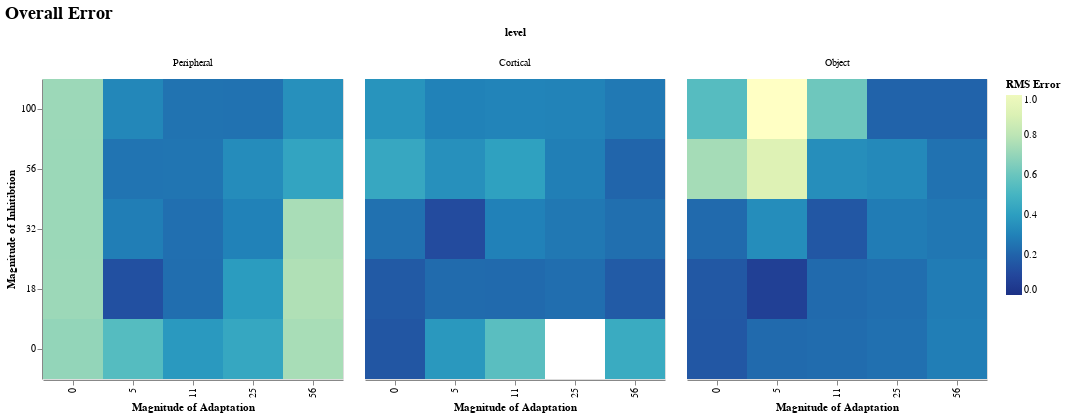

Notebook code cell kept with this figure:
### Code cell
df_combined |>
  @vlplot(:rect, width=300, height=300,
          title={text="Overall Error",fontSize=18},
          column={field=:level, typ="nominal", sort=["Peripheral", "Cortical", "Object"]},
          x={field=:c_a, typ="ordinal", sort = "ascending",
             axis={title="Magnitude of Adaptation"}},
          y={field=:c_m, typ="ordinal", sort = "descending",
             axis={title="Magnitude of Inhitibtion"}},
          color={field="rms", aggregate="mean", typ="quantitative", sort="descending",
                 legend={title="RMS Error"}, scale={domain = [0,1]}},
          config={range={heatmap={scheme="yellowgreenblue"}},
                  invalidValues="filter"})

### Figure 1 — Vega-Lite specification as saved in the notebook (floating-point values rounded to 4 significant figures)
{"config": {"invalidValues": "filter", "range": {"heatmap": {"scheme": "yellowgreenblue"}}}, "data": {"values": [{"c_a": 0, "c_m": 0, "kurt": 0.2444, "level": "Object", "rms": 0.1568, "skew": 0.141, "stream_rms": 0.1161}, {"c_a": 0, "c_m": 18, "kurt": -0.286, "level": "Object", "rms": 0.1605, "skew": 0.06932, "stream_rms": 0.118}, {"c_a": 0, "c_m": 32, "kurt": 0.5491, "level": "Object", "rms": 0.2235, "skew": -0.04403, "stream_rms": 0.136}, {"c_a": 0, "c_m": 56, "kurt": 2.523, "level": "Object", "rms": 0.7414, "skew": 0.08311, "stream_rms": 0.1178}, {"c_a": 0, "c_m": 100, "kurt": 1.81, "level": "Object", "rms": 0.5474, "skew": 0.05878, "stream_rms": 0.1407}, {"c_a": 5, "c_m": 0, "kurt": -0.7519, "level": "Object", "rms": 0.2219, "skew": 0.02687, "stream_rms": 0.0394}, {"c_a": 5, "c_m": 18, "kurt": 0.06593, "level": "Object", "rms": 0.06825, "skew": -0.1427, "stream_rms": 0.04416}, {"c_a": 5, "c_m": 32, "kurt": 1.053, "level": "Object", "rms": 0.3406, "skew": -0.4878, "stream_rms": 0.05366}, {"c_a": 5, "c_m": 56, "kurt": 2.954, "level": "Object", "rms": 0.9133, "skew": -1.107, "stream_rms": 0.06013}, {"c_a": 5, "c_m": 100, "kurt": 3.467, "level": "Object", "rms": 1.082, "skew": -1.412, "stream_rms": 0.04462}, {"c_a": 11, "c_m": 0, "kurt": -0.7572, "level": "Object", "rms": 0.2284, "skew": 0.0572, "stream_rms": 0.05548}, {"c_a": 11, "c_m": 18, "kurt": 0.4525, "level": "Object", "rms": 0.2215, "skew": -0.296, "stream_rms": 0.1361}, {"c_a": 11, "c_m": 32, "kurt": -0.426, "level": "Object", "rms": 0.1588, "skew": -0.1604, "stream_rms": 0.07716}, {"c_a": 11, "c_m": 56, "kurt": -1.138, "level": "Object", "rms": 0.3418, "skew": -0.1314, "stream_rms": 0.07512}, {"c_a": 11, "c_m": 100, "kurt": 1.93, "level": "Object", "rms": 0.6106, "skew": -0.8352, "stream_rms": 0.05704}, {"c_a": 25, "c_m": 0, "kurt": -0.8098, "level": "Object", "rms": 0.2408, "skew": 0.08805, "stream_rms": 0.04486}, {"c_a": 25, "c_m": 18, "kurt": -0.3062, "level": "Object", "rms": 0.2368, "skew": 0.3871, "stream_rms": 0.1638}, {"c_a": 25, "c_m": 32, "kurt": -0.5965, "level": "Object", "rms": 0.28, "skew": 0.2422, "stream_rms": 0.1814}, {"c_a": 25, "c_m": 56, "kurt": -1.007, "level": "Object", "rms": 0.3238, "skew": -0.1214, "stream_rms": 0.1197}, {"c_a": 25, "c_m": 100, "kurt": 0.2316, "level": "Object", "rms": 0.2009, "skew": -0.4762, "stream_rms": 0.1129}, {"c_a": 56, "c_m": 0, "kurt": -0.9519, "level": "Object", "rms": 0.2884, "skew": -0.05527, "stream_rms": 0.07461}, {"c_a": 56, "c_m": 18, "kurt": -0.6808, "level": "Object", "rms": 0.2799, "skew": 0.3016, "stream_rms": 0.1552}, {"c_a": 56, "c_m": 32, "kurt": -0.3128, "level": "Object", "rms": 0.2655, "skew": 0.4919, "stream_rms": 0.1778}, {"c_a": 56, "c_m": 56, "kurt": -0.3959, "level": "Object", "rms": 0.2498, "skew": 0.2228, "stream_rms": 0.1841}, {"c_a": 56, "c_m": 100, "kurt": 0.2617, "level": "Object", "rms": 0.1984, "skew": -0.1899, "stream_rms": 0.1516}, {"c_a": 0, "c_m": 0, "kurt": 0.3659, "level": "Cortical", "rms": 0.1526, "skew": 0.2512, "stream_rms": 0.07185}, {"c_a": 0, "c_m": 18, "kurt": -0.4039, "level": "Cortical", "rms": 0.1677, "skew": 0.1876, "stream_rms": 0.09327}, {"c_a": 0, "c_m": 32, "kurt": -0.7033, "level": "Cortical", "rms": 0.2443, "skew": 0.3349, "stream_rms": 0.08258}, {"c_a": 0, "c_m": 56, "kurt": 1.19, "level": "Cortical", "rms": 0.4431, "skew": 0.9211, "stream_rms": 0.07526}, {"c_a": 0, "c_m": 100, "kurt": 0.4117, "level": "Cortical", "rms": 0.3628, "skew": 0.87, "stream_rms": 0.2021}, {"c_a": 5, "c_m": 0, "kurt": -0.0675, "level": "Cortical", "rms": 0.3797, "skew": 0.7821, "stream_rms": 0.2639}, {"c_a": 5, "c_m": 18, "kurt": -0.6509, "level": "Cortical", "rms": 0.225, "skew": 0.2626, "stream_rms": 0.08465}, {"c_a": 5, "c_m": 32, "kurt": -0.1386, "level": "Cortical", "rms": 0.1161, "skew": 0.12, "stream_rms": 0.08945}, {"c_a": 5, "c_m": 56, "kurt": -0.9872, "level": "Cortical", "rms": 0.3506, "skew": 0.02939, "stream_rms": 0.1767}, {"c_a": 5, "c_m": 100, "kurt": 0.3564, "level": "Cortical", "rms": 0.3003, "skew": 0.9337, "stream_rms": 0.07201}, {"c_a": 11, "c_m": 0, "kurt": -1.448, "level": "Cortical", "rms": 0.5583, "skew": -0.2079, "stream_rms": 0.3162}, {"c_a": 11, "c_m": 18, "kurt": -0.6032, "level": "Cortical", "rms": 0.2241, "skew": 0.09614, "stream_rms": 0.1197}, {"c_a": 11, "c_m": 32, "kurt": -0.9549, "level": "Cortical", "rms": 0.2975, "skew": -0.002996, "stream_rms": 0.09686}, {"c_a": 11, "c_m": 56, "kurt": -1.183, "level": "Cortical", "rms": 0.412, "skew": -0.02201, "stream_rms": 0.1997}, {"c_a": 11, "c_m": 100, "kurt": -0.7973, "level": "Cortical", "rms": 0.3067, "skew": -0.2148, "stream_rms": 0.1671}, {"c_a": 25, "c_m": 0, "kurt": 6.773, "level": "Cortical", "rms": 2.155, "skew": -2.856, "stream_rms": 0.3264}, {"c_a": 25, "c_m": 18, "kurt": -0.4548, "level": "Cortical", "rms": 0.2364, "skew": 0.4679, "stream_rms": 0.1237}, {"c_a": 25, "c_m": 32, "kurt": -0.7964, "level": "Cortical", "rms": 0.2666, "skew": 0.02535, "stream_rms": 0.1167}, {"c_a": 25, "c_m": 56, "kurt": 0.1661, "level": "Cortical", "rms": 0.2892, "skew": -0.6997, "stream_rms": 0.1743}, {"c_a": 25, "c_m": 100, "kurt": -0.3643, "level": "Cortical", "rms": 0.3048, "skew": -0.6567, "stream_rms": 0.1856}, {"c_a": 56, "c_m": 0, "kurt": -0.926, "level": "Cortical", "rms": 0.458, "skew": -0.7301, "stream_rms": 0.2653}, {"c_a": 56, "c_m": 18, "kurt": -0.08361, "level": "Cortical", "rms": 0.1732, "skew": 0.1815, "stream_rms": 0.1414}, {"c_a": 56, "c_m": 32, "kurt": -0.4352, "level": "Cortical", "rms": 0.2382, "skew": -0.2169, "stream_rms": 0.1667}, {"c_a": 56, "c_m": 56, "kurt": -0.2538, "level": "Cortical", "rms": 0.2063, "skew": -0.1872, "stream_rms": 0.1603}, {"c_a": 56, "c_m": 100, "kurt": 0.3036, "level": "Cortical", "rms": 0.2723, "skew": -0.253, "stream_rms": 0.2141}, {"c_a": 0, "c_m": 0, "kurt": -1.899, "level": "Peripheral", "rms": 0.6984, "skew": 1.036, "stream_rms": 0.2707}, {"c_a": 0, "c_m": 18, "kurt": -2, "level": "Peripheral", "rms": 0.7184, "skew": 1, "stream_rms": 0.2731}, {"c_a": 0, "c_m": 32, "kurt": -2, "level": "Peripheral", "rms": 0.7175, "skew": 1, "stream_rms": 0.2712}, {"c_a": 0, "c_m": 56, "kurt": -2, "level": "Peripheral", "rms": 0.717, "skew": 1, "stream_rms": 0.2704}, {"c_a": 0, "c_m": 100, "kurt": -2, "level": "Peripheral", "rms": 0.7185, "skew": 1, "stream_rms": 0.2733}, {"c_a": 5, "c_m": 0, "kurt": 1.268, "level": "Peripheral", "rms": 0.5446, "skew": -1.242, "stream_rms": 0.1599}, {"c_a": 5, "c_m": 18, "kurt": 0.02444, "level": "Peripheral", "rms": 0.1332, "skew": 0.1535, "stream_rms": 0.1086}, {"c_a": 5, "c_m": 32, "kurt": 0.8038, "level": "Peripheral", "rms": 0.286, "skew": 0.3831, "stream_rms": 0.1086}, {"c_a": 5, "c_m": 56, "kurt": 0.4134, "level": "Peripheral", "rms": 0.2544, "skew": -0.6701, "stream_rms": 0.09892}, {"c_a": 5, "c_m": 100, "kurt": -0.9814, "level": "Peripheral", "rms": 0.3172, "skew": -0.2864, "stream_rms": 0.1007}, {"c_a": 11, "c_m": 0, "kurt": -0.8479, "level": "Peripheral", "rms": 0.3838, "skew": -0.4396, "stream_rms": 0.2312}, {"c_a": 11, "c_m": 18, "kurt": -0.4399, "level": "Peripheral", "rms": 0.2341, "skew": 0.2589, "stream_rms": 0.1576}, {"c_a": 11, "c_m": 32, "kurt": 0.4385, "level": "Peripheral", "rms": 0.2399, "skew": 0.4139, "stream_rms": 0.1429}, {"c_a": 11, "c_m": 56, "kurt": 0.177, "level": "Peripheral", "rms": 0.2581, "skew": 0.7729, "stream_rms": 0.1034}, {"c_a": 11, "c_m": 100, "kurt": 0.304, "level": "Peripheral", "rms": 0.2512, "skew": -0.7313, "stream_rms": 0.09003}, {"c_a": 25, "c_m": 0, "kurt": -1.167, "level": "Peripheral", "rms": 0.4413, "skew": -0.4612, "stream_rms": 0.2184}, {"c_a": 25, "c_m": 18, "kurt": -0.9467, "level": "Peripheral", "rms": 0.3934, "skew": -0.4117, "stream_rms": 0.2224}, {"c_a": 25, "c_m": 32, "kurt": -0.6024, "level": "Peripheral", "rms": 0.2995, "skew": 0.1845, "stream_rms": 0.206}, {"c_a": 25, "c_m": 56, "kurt": -0.5782, "level": "Peripheral", "rms": 0.3348, "skew": 0.6552, "stream_rms": 0.1907}, {"c_a": 25, "c_m": 100, "kurt": 0.298, "level": "Peripheral", "rms": 0.249, "skew": 0.6448, "stream_rms": 0.1223}, {"c_a": 56, "c_m": 0, "kurt": -2, "level": "Peripheral", "rms": 0.7477, "skew": 1, "stream_rms": 0.3269}, {"c_a": 56, "c_m": 18, "kurt": -2, "level": "Peripheral", "rms": 0.7687, "skew": 1, "stream_rms": 0.3614}, {"c_a": 56, "c_m": 32, "kurt": 1.459, "level": "Peripheral", "rms": 0.7512, "skew": -1.818, "stream_rms": 0.289}, {"c_a": 56, "c_m": 56, "kurt": -0.8096, "level": "Peripheral", "rms": 0.4272, "skew": -0.5039, "stream_rms": 0.2829}, {"c_a": 56, "c_m": 100, "kurt": -0.9303, "level": "Peripheral", "rms": 0.3511, "skew": -0.1543, "stream_rms": 0.1921}]}, "encoding": {"color": {"aggregate": "mean", "field": "rms", "legend": {"title": "RMS Error"}, "scale": {"domain": [0, 1]}, "sort": "descending", "type": "quantitative"}, "column": {"field": "level", "sort": ["Peripheral", "Cortical", "Object"], "type": "nominal"}, "x": {"axis": {"title": "Magnitude of Adaptation"}, "field": "c_a", "sort": "ascending", "type": "ordinal"}, "y": {"axis": {"title": "Magnitude of Inhitibtion"}, "field": "c_m", "sort": "descending", "type": "ordinal"}}, "height": 300, "mark": "rect", "title": {"fontSize": 18, "text": "Overall Error"}, "width": 300}
